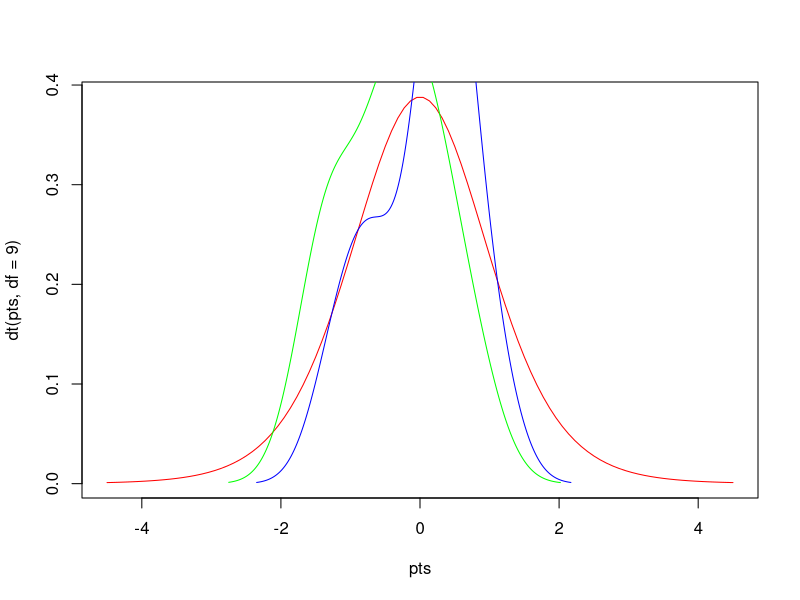

Write the R code that produced this figure.
# Author: Montgomery, Date:8/26/22, Purpose: Calculate T-test on Dummy Data

# Create Some Dummy Data
x = rnorm (10)
y = rnorm (10)

# Visualize/Plot the points in x and y

pts = seq(-4.5, 4.5, length=100)
plot(pts,dt(pts,df=9), col='red', type='l')
lines(density(x), col='green')
lines(density(y), col='blue')

ttest = t.test(x,y)